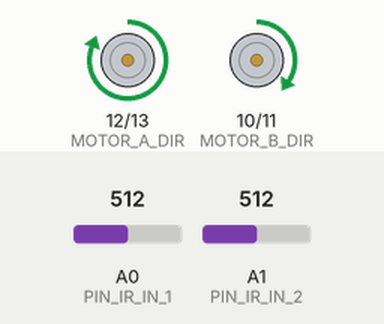
Recording of a sketch running on a simulated Arduino Uno, built with avr-gcc and run on an emulated ATmega328P. On the bench: direction and speed pins drawn as motors (green arrow = direction pin HIGH = forward, orange = LOW = backward, longer = more drive). The test bench sets the inputs (shaded band); at power-on: A0 (PIN_IR_IN_1) = 512, A1 (PIN_IR_IN_2) = 512. What the sketch prints to the serial monitor is not drawn.

Above: at 0.3 s.
Timing chart, 0 to 1.8 s (numbered marks = the images above):
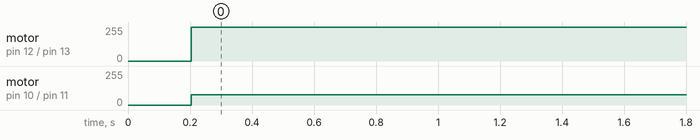

The sketch:

Microrato_wall_follower.ino
```cpp
// DRIVER: Motor
// wired connections
#define HG7881_A_IA 13 // D10 --> Motor B Input A --> MOTOR B +
#define HG7881_A_IB 12 // D11 --> Motor B Input B --> MOTOR B -
#define HG7881_B_IA 11 // D10 --> Motor B Input A --> MOTOR B +
#define HG7881_B_IB 10 // D11 --> Motor B Input B --> MOTOR B -
// functional connections
#define MOTOR_A_PWM HG7881_A_IA // Motor B PWM Speed
#define MOTOR_A_DIR HG7881_A_IB // Motor B Direction
#define MOTOR_B_PWM HG7881_B_IA // Motor B PWM Speed
#define MOTOR_B_DIR HG7881_B_IB // Motor B Direction
// Adjust for each motor
#define MOTOR_MIN 100 //[0, 255]
#define MOTOR_MAX 255 //[0, 255]
byte m_left_s, m_right_s;             //[0, 255] used by the driver
int m_left_speed = 0, m_right_speed = 0;  //[-100%, +100%] used by the decision maker

//DRIVER: Sharp IR Sensor GP1U5
#define PIN_IR_LED1   2
#define PIN_IR_IN_1   A0
#define PIN_IR_IN_2   A1
#define IR_IN_MIN   85
#define IR_IN_MAX   255

// Program Variables
const unsigned long control_interval = 100; //ms
unsigned long previousMillis = 0;        // will store last time LED was updated
unsigned long currentMillis = 0;

void setup() {
  //COM Setup
  Serial.begin( 230400 );
  //Sharp IR Sensor GP1U5: Fire frequency for IR Led (37KHz)
  //tone(PIN_IR_LED1, 37000);

  //MOTOR Setup
  pinMode( MOTOR_A_DIR, OUTPUT );
  pinMode( MOTOR_A_PWM, OUTPUT );
  digitalWrite( MOTOR_A_DIR, LOW );
  digitalWrite( MOTOR_A_PWM, LOW );

  pinMode( MOTOR_B_DIR, OUTPUT );
  pinMode( MOTOR_B_PWM, OUTPUT );
  digitalWrite( MOTOR_B_DIR, LOW );
  digitalWrite( MOTOR_B_PWM, LOW );
}

// void motor_update()
// m_XXX_speed[-100, 100] (%)
#define ML_MAX 100  //100%
#define MR_MAX 100
#define ML_MIN 0    //0%
#define MR_MIN 0
#define M_HARD_STOP 101  //Hard Stop =101%; normal speed = [-100%, +100%];
void motor_update(){
  //Left Motor
  //convert speed values [-100, 100](%) to [0, 255]. MOTOR_MIN is > 0
  switch (m_left_speed)
  {
  case (0):               //STOP
    m_left_s = 0;
    break;

  case (M_HARD_STOP):     //HARD STOP
    digitalWrite( MOTOR_A_DIR, HIGH );
    digitalWrite( MOTOR_B_DIR, HIGH );
    digitalWrite( MOTOR_A_PWM, HIGH );
    digitalWrite( MOTOR_B_PWM, HIGH );
    break;

  default:                //Normal speed
    m_left_s  = map(abs(m_left_speed),  0, 100, MOTOR_MIN, MOTOR_MAX);
    //Left motor
    if(m_left_speed >0){       //Forward
      digitalWrite( MOTOR_A_DIR, HIGH );
      digitalWrite( MOTOR_A_PWM, MOTOR_MAX-m_left_s );
    }else{                      //Backward
      digitalWrite( MOTOR_A_DIR, LOW );
      digitalWrite( MOTOR_A_PWM, MOTOR_MAX-m_left_s );
    }
  }//SWITCH END

  //Right Motor
  //convert speed values [-100, 100](%) to [0, 255]. MOTOR_MIN is > 0
  switch (m_right_speed)
  {
  case (0):               //STOP
    m_right_s = 0;
    break;

  case (M_HARD_STOP):     //HARD STOP
    digitalWrite( MOTOR_A_DIR, HIGH );
    digitalWrite( MOTOR_B_DIR, HIGH );
    digitalWrite( MOTOR_A_PWM, HIGH );
    digitalWrite( MOTOR_B_PWM, HIGH );
    break;

  default:                //Normal speed
    m_right_s = map(abs(m_right_speed), 0, 100, MOTOR_MIN, MOTOR_MAX);
    //Left motor
    if(m_right_speed >0){       //Forward
      digitalWrite( MOTOR_B_DIR, HIGH );
      analogWrite(  MOTOR_B_PWM, MOTOR_MAX-m_right_s );
    }else{                      //Backward
      digitalWrite( MOTOR_B_DIR, LOW );
      analogWrite(  MOTOR_B_PWM, MOTOR_MAX-m_right_s );
    }
  }//SWITCH END
} //motor_update() END

// sensors_read()
int sensorIR_1, sensorIR_2;   //[0, 255]
void sensors_read(){
 int aux;
  aux = analogRead(PIN_IR_IN_1)/4-IR_IN_MIN;       // 0-1023 (in theory)
  if (aux < 0) aux = 0;
  sensorIR_1 = map(aux, 0, IR_IN_MAX, 0, 100);      //Normalized [0, 100%]

  aux = analogRead(PIN_IR_IN_2)/4-IR_IN_MIN;       // 0-1023 (in theory)
  if (aux < 0) aux = 0;
  sensorIR_2 = map(aux, 0, IR_IN_MAX, 0, 100);      //Normalized [0, 100%]
}

void decision(){

}

void loop() {

  // control loop 10ms
  currentMillis = millis();
  if(currentMillis - previousMillis > control_interval) {
    previousMillis = currentMillis;
    Serial.println("Update");
    //1º Sensor Update
    sensors_read();
    //2º Decision
    decision();
    //3º -
    motor_update();
    //digitalWrite( MOTOR_B_DIR, HIGH ); // direction = forward
    //analogWrite( MOTOR_B_PWM, 100 ); // PWM speed = slow
    m_left_speed  = 50;
    m_right_speed = 50;

  }
}
```

Measured:
- by itself, motor on pin 12 (MOTOR_A_DIR) / pin 13 (MOTOR_A_PWM): stopped → forward 255/255 at 0.20 s
- by itself, motor on pin 10 (MOTOR_B_DIR) / pin 11 (MOTOR_B_PWM): stopped → forward 78/255 at 0.20 s
